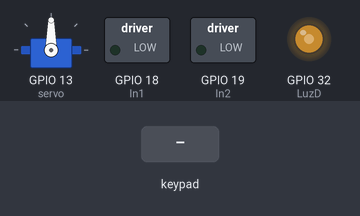
This sketch was run on a simulated ESP32. Parts: servo, switched loads named in the sketch (green lamp = pin HIGH), output pins drawn as LEDs (lit = HIGH). The inputs (shaded band) are chosen by the test bench. Nothing arrives over Bluetooth unless stated; what the sketch prints to the serial monitor is not drawn.

Above: at 1.2 s.
1.3 s: key 'S' pressed
At 1.55 s:
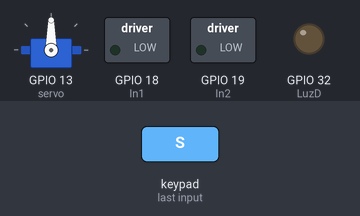
3.2 s: key 'U' pressed
Timing chart, 0 to 12.2 s (numbered marks = the images above; inputs shaded):
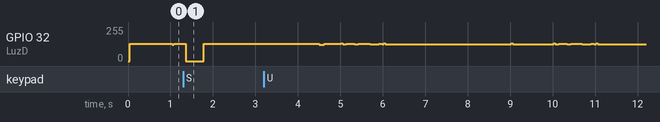

The sketch:

Codigo_coche.ino
```cpp
#include <PS4Controller.h>
#include <ESP32Servo.h>
#include <analogWrite.h>
#include <ESP32Tone.h>
#include <ESP32PWM.h>


//config Servo para direccion
#define MINSG90 500
#define MAXSG90 2400
#define frecuencia 50
Servo servo;

//pines de Driver L293n
#define In1 18
#define In2 19  //In1 es In1 y 2 en el driver, In 2 es 2 y 4
//pines luces
#define LuzD 32
#define LuzT 33
#define Guiño_L 25
#define Guiño_R 26
bool presionado = false; //Bool para cambio de estado de las luces
unsigned long timeOn = 500; //el tiempo de millis
unsigned long changeTime = 0;
int grados = 0;

void Giro(int LED) {
  if (millis() >= changeTime)  {
    presionado = !presionado;
    digitalWrite(LED, presionado);
    changeTime = millis() + timeOn;
  }
}
void Luz(int led) {
presionado = !presionado;
delayMicroseconds(100);
if(presionado) {
  digitalWrite(led, HIGH);
}
else digitalWrite(led, LOW);

  Serial.println(presionado);
}

void direccion() {
  int CT3;
  CT3 = PS4.LStickX();
  int grados = map(CT3, -128, 128, 35, 145); //-128 y 128 es el rango de joystick, 35 y 145 son los grados del servo
  Serial.printf("Left Stick x at %d\n", CT3);
  Serial.printf("servo grados:  %d\n", grados);
  servo.write(grados);
}

void foward() {
  digitalWrite(In1, HIGH);
  digitalWrite(In2, LOW);
}

void reverse() {
  digitalWrite(In2, HIGH);
  digitalWrite(In1, LOW);
}

void stop() {
  digitalWrite(In1, LOW);
  digitalWrite(In2, LOW);
}

void setup() {
  Serial.begin(115200);
  PS4.begin("1a:2b:3c:01:01:01");
  Serial.println("Ready.");

  pinMode(In1, OUTPUT);
  pinMode(In2, OUTPUT);
  pinMode(LuzD, OUTPUT);
  pinMode(13, OUTPUT);
  ESP32PWM::allocateTimer(0);
  ESP32PWM::allocateTimer(1);
  ESP32PWM::allocateTimer(2);
  ESP32PWM::allocateTimer(3);

  servo.setPeriodHertz(frecuencia);

  servo.attach(13, MINSG90, MAXSG90);
}

void loop() {
  if (PS4.isConnected()) {
    if (PS4.R2()) {
      foward();
    }
    if (PS4.L2()) {
      reverse();
      digitalWrite(LuzT, HIGH);
    }
    if (PS4.LStickX()) {
      direccion();
    }
    if (!PS4.Square()){
      Luz(32);
    }
    if (grados > 100){
      Giro(25);
    }
    if (grados < 80){
      Giro(26);
    }
      stop();

  }
}
```
